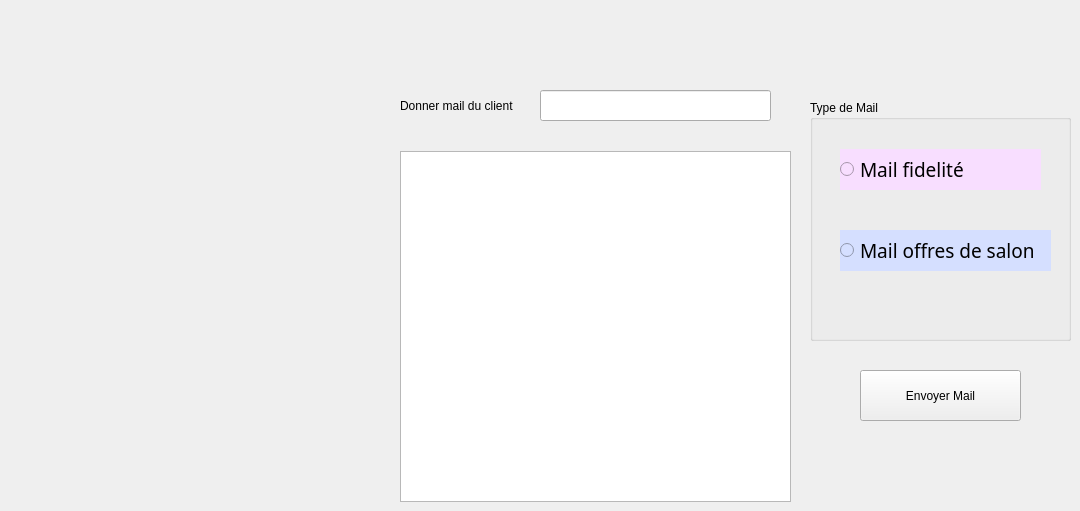
      <widget class="QWidget" name="page_16">
       <widget class="QLineEdit" name="codemail">
        <property name="geometry">
         <rect>
          <x>540</x>
          <y>90</y>
          <width>231</width>
          <height>31</height>
         </rect>
        </property>
       </widget>
       <widget class="QGroupBox" name="groupBox">
        <property name="geometry">
         <rect>
          <x>810</x>
          <y>100</y>
          <width>261</width>
          <height>241</height>
         </rect>
        </property>
        <property name="autoFillBackground">
         <bool>false</bool>
        </property>
        <property name="title">
         <string>Type de Mail</string>
        </property>
        <widget class="QRadioButton" name="radioButton">
         <property name="geometry">
          <rect>
           <x>30</x>
           <y>49</y>
           <width>201</width>
           <height>41</height>
          </rect>
         </property>
         <property name="font">
          <font>
           <family>Vijaya</family>
           <pointsize>14</pointsize>
           <weight>50</weight>
           <italic>false</italic>
           <bold>false</bold>
          </font>
         </property>
         <property name="styleSheet">
          <string notr="true">background-color: rgb(248, 222, 255);</string>
         </property>
         <property name="text">
          <string>Mail fidelité</string>
         </property>
        </widget>
        <widget class="QRadioButton" name="radioButton_2">
         <property name="geometry">
          <rect>
           <x>30</x>
           <y>130</y>
           <width>211</width>
           <height>41</height>
          </rect>
         </property>
         <property name="font">
          <font>
           <family>Vijaya</family>
           <pointsize>14</pointsize>
           <weight>50</weight>
           <italic>false</italic>
           <bold>false</bold>
          </font>
         </property>
         <property name="styleSheet">
          <string notr="true">background-color: rgb(213, 223, 255);</string>
         </property>
         <property name="text">
          <string>Mail offres de salon </string>
         </property>
        </widget>
       </widget>
       <widget class="QLabel" name="label_17">
        <property name="geometry">
         <rect>
          <x>400</x>
          <y>80</y>
          <width>141</width>
          <height>51</height>
         </rect>
        </property>
        <property name="text">
         <string>Donner mail du client</string>
        </property>
       </widget>
       <widget class="QPushButton" name="pb_mailmariem">
        <property name="geometry">
         <rect>
          <x>860</x>
          <y>370</y>
          <width>161</width>
          <height>51</height>
         </rect>
        </property>
        <property name="text">
         <string>Envoyer Mail</string>
        </property>
       </widget>
       <widget class="QTableView" name="tvmail">
        <property name="geometry">
         <rect>
          <x>400</x>
          <y>151</y>
          <width>391</width>
          <height>351</height>
         </rect>
        </property>
       </widget>
      </widget>
